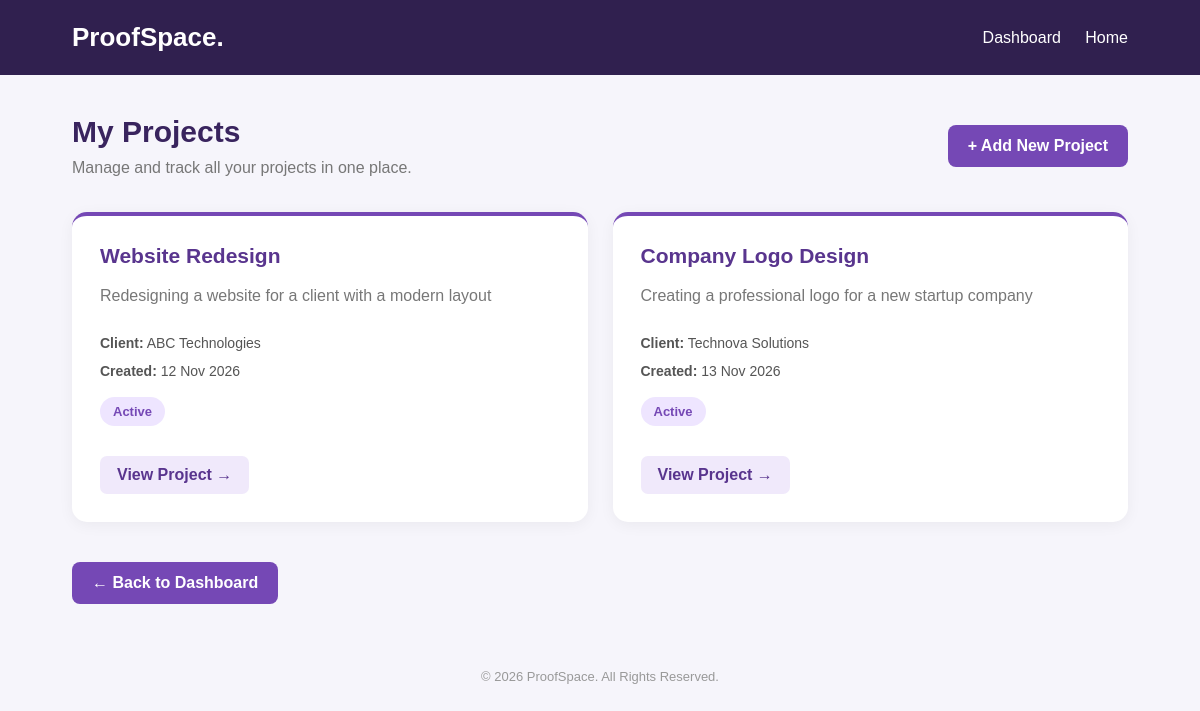
Page /my-projects/ (signed in) on the committed database.
### proofing/models.py (models this page shows, shortened)
class Project(models.Model):
    STATUS_CHOICES = [
        ('Active', 'Active'),
        ('Completed', 'Completed'),
        ('On Hold', 'On Hold'),
    ]
    title = models.CharField(
        max_length=200
    )
    description = models.TextField()
    client_name = models.CharField(
        max_length=100
    )
    client_user = models.ForeignKey(
        User,
        on_delete=models.SET_NULL,
        null=True,
        blank=True,
        related_name='client_projects'
    )
    status = models.CharField(
        max_length=20,
        choices=STATUS_CHOICES,
        default='Active'
    )
    created_at = models.DateTimeField(
        auto_now_add=True
    )
    created_by = models.ForeignKey(
        User,
        on_delete=models.CASCADE
    )

### proofing/views.py (the view)
# urls.py: path('my-projects/', views.my_projects, name='my_projects'),
@login_required
def my_projects(request):
    profile, created = UserProfile.objects.get_or_create(
        user=request.user,
        defaults={'role': 'agency'}
    )
    if profile.role == 'agency':
        projects = Project.objects.filter(
            created_by=request.user
        )
    else:
        projects = Project.objects.filter(
            client_user=request.user
        )
    return render(request, 'proofing/my_projects.html', {
        'projects': projects,
        'role': profile.role
    })

### proofing/templates/proofing/my_projects.html (shortened to what this page needs)
<!DOCTYPE html>
<html lang="en">
<head>
</head>
<body>
    <header>
        <div class="logo">ProofSpace.</div>
        <nav>
            <a href="{% url 'dashboard' %}">Dashboard</a>
            <a href="{% url 'home' %}">Home</a>
        </nav>
    </header>
    <main class="main">
        <div class="heading">
            <div>
                <h1>My Projects</h1>
                <p>Manage and track all your projects in one place.</p>
            </div>
            {% if role == 'agency' %}
            <a href="{% url 'add_project' %}" class="button">
                + Add New Project
            </a>
            {% endif %}
        </div>
        {% if projects %}
        <div class="project-container">
            {% for project in projects %}
            <div class="project-card">
                <h2>
                    <a class="project-title"
                       href="{% url 'project_details' project.id %}">
                        {{ project.title }}
                    </a>
                </h2>
                <p class="description">
                    {{ project.description }}
                </p>
                <div class="details">
                    <p>
                        <strong>Client:</strong>
                        {{ project.client_name }}
                    </p>
                    <p>
                        <strong>Created:</strong>
                        {{ project.created_at|date:"d M Y" }}
                    </p>
                </div>
                <span class="status">
                    {{ project.status }}
                </span>
                <br>
                <a href="{% url 'project_details' project.id %}"
                   class="view-button">
                    View Project →
                </a>
            </div>
            {% endfor %}
        </div>
        {% endif %}
        <div class="bottom-links">
            <a href="{% url 'dashboard' %}" class="button">
                ← Back to Dashboard
            </a>
        </div>
    </main>
    <footer>
        © 2026 ProofSpace. All Rights Reserved.
    </footer>
</body>
</html>

### proofing/templates/proofing/my_projects.html (style rules this page uses)
* { margin: 0; padding: 0; box-sizing: border-box; }
body { font-family: Arial, sans-serif; background: #f6f5fb; color: #30204f; }
header { background: #30204f; color: white; padding: 22px 6%; display: flex; justify-content: space-between; align-items: center; flex-wrap: wrap; gap: 15px; }
.logo { font-size: 26px; font-weight: bold; }
header a { color: white; text-decoration: none; margin-left: 20px; }
.main { padding: 40px 6%; }
.heading { display: flex; justify-content: space-between; align-items: center; flex-wrap: wrap; gap: 15px; }
.heading h1 { font-size: 30px; color: #39245e; }
.heading p { color: #777; margin-top: 10px; }
.button { display: inline-block; background: #7548b5; color: white; padding: 12px 20px; border-radius: 8px; text-decoration: none; font-weight: bold; transition: 0.3s; }
.project-container { display: grid; grid-template-columns: repeat(auto-fit, minmax(260px, 1fr)); gap: 25px; margin-top: 35px; }
.project-card { background: white; padding: 28px; border-radius: 15px; box-shadow: 0 3px 15px rgba(0,0,0,0.05); border-top: 4px solid #7548b5; transition: 0.3s; }
.project-card h2 { margin-bottom: 15px; font-size: 21px; }
.project-title { color: #59358e; text-decoration: none; }
.description { color: #777; line-height: 1.6; margin-bottom: 20px; }
.details { color: #555; line-height: 2; font-size: 14px; }
.status { display: inline-block; background: #eee5ff; color: #7548b5; padding: 7px 13px; border-radius: 20px; font-size: 13px; font-weight: bold; margin: 12px 0; }
.view-button { display: inline-block; margin-top: 18px; background: #f0e9fb; color: #59358e; padding: 10px 17px; border-radius: 7px; text-decoration: none; font-weight: bold; }
.bottom-links { margin-top: 40px; }
footer { text-align: center; padding: 25px; color: #999; font-size: 13px; }

### rows in the picture
Project: title "Website Redesign", description "Redesigning a website for a client with a modern layout", client_name "ABC Technologies", created_at "12 Nov 2026", status "Active"
Project: title "Company Logo Design", description "Creating a professional logo for a new startup company", client_name "Technova Solutions", created_at "13 Nov 2026", status "Active"
